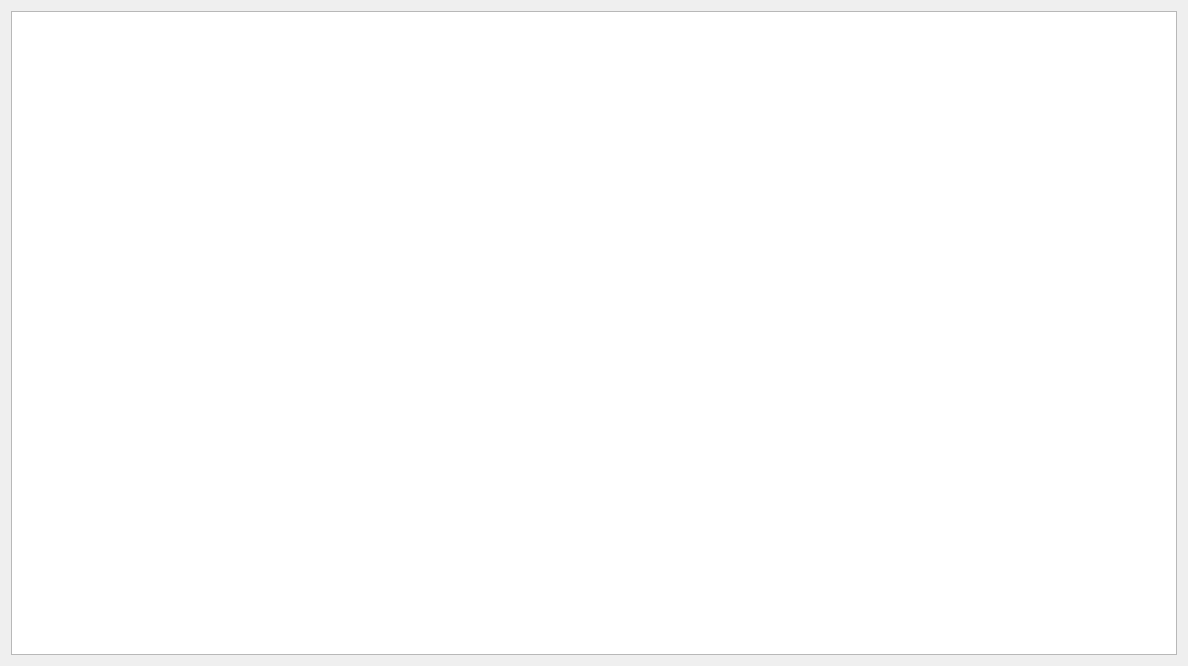
<?xml version="1.0" encoding="UTF-8"?>
<ui version="4.0">
 <class>Dialog</class>
 <widget class="QDialog" name="Dialog">
  <property name="geometry">
   <rect>
    <x>0</x>
    <y>0</y>
    <width>1188</width>
    <height>666</height>
   </rect>
  </property>
  <property name="windowTitle">
   <string>Dialog</string>
  </property>
  <layout class="QVBoxLayout" name="verticalLayout">
   <item>
    <layout class="QHBoxLayout" name="dialogHorizontalLayout">
     <item>
      <widget class="QGraphicsView" name="diagramGraphicsView"/>
     </item>
    </layout>
   </item>
  </layout>
 </widget>
 <resources/>
 <connections/>
</ui>
